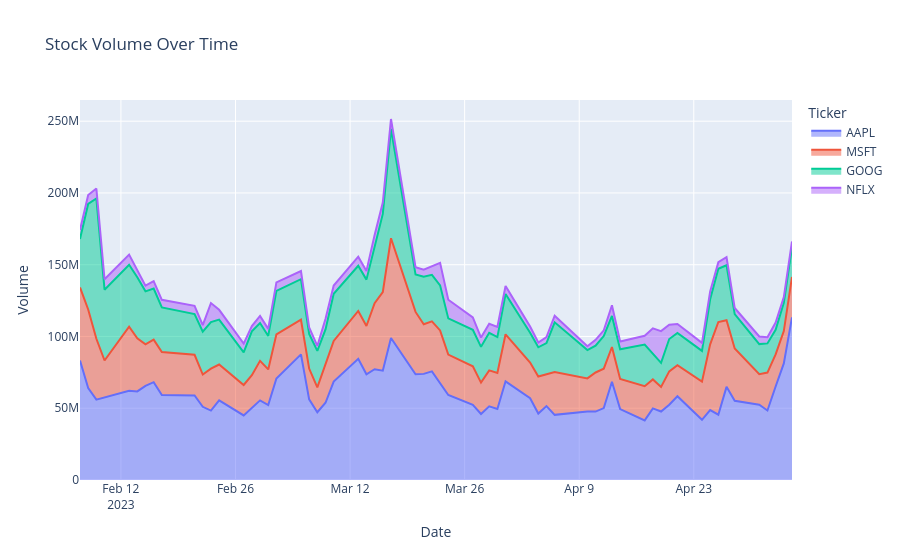

The notebook cell saved with this chart:
### Code cell
fig_volume = px.area(
    df,
    x="Date",
    y="Volume",
    color="Ticker",
    title="Stock Volume Over Time"
)
fig_volume.show()
